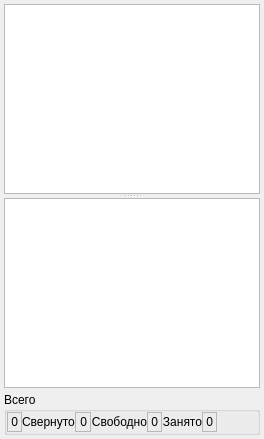
             <widget class="QWidget" name="tabFund">
              <attribute name="title">
               <string>Коечный фонд</string>
              </attribute>
              <layout class="QGridLayout" name="gridLayout_23">
               <property name="margin">
                <number>4</number>
               </property>
               <property name="spacing">
                <number>4</number>
               </property>
               <item row="0" column="0">
                <widget class="QSplitter" name="splitter_8">
                 <property name="orientation">
                  <enum>Qt::Vertical</enum>
                 </property>
                 <widget class="CTableView" name="tblHospitalBeds">
                  <property name="editTriggers">
                   <set>QAbstractItemView::AnyKeyPressed|QAbstractItemView::DoubleClicked|QAbstractItemView::EditKeyPressed|QAbstractItemView::SelectedClicked</set>
                  </property>
                 </widget>
                 <widget class="CInDocTableView" name="tblInvoluteBeds"/>
                </widget>
               </item>
               <item row="1" column="0">
                <widget class="QGroupBox" name="groupBox_2">
                 <property name="title">
                  <string>Всего</string>
                 </property>
                 <layout class="QGridLayout" name="gridLayout">
                  <property name="margin">
                   <number>0</number>
                  </property>
                  <property name="spacing">
                   <number>0</number>
                  </property>
                  <item row="0" column="0">
                   <widget class="QLabel" name="lblTotalValue">
                    <property name="sizePolicy">
                     <sizepolicy hsizetype="MinimumExpanding" vsizetype="Preferred">
                      <horstretch>0</horstretch>
                      <verstretch>0</verstretch>
                     </sizepolicy>
                    </property>
                    <property name="frameShape">
                     <enum>QFrame::StyledPanel</enum>
                    </property>
                    <property name="frameShadow">
                     <enum>QFrame::Sunken</enum>
                    </property>
                    <property name="text">
                     <string>0</string>
                    </property>
                    <property name="alignment">
                     <set>Qt::AlignRight|Qt::AlignTrailing|Qt::AlignVCenter</set>
                    </property>
                   </widget>
                  </item>
                  <item row="0" column="1">
                   <widget class="QLabel" name="lblInvolute">
                    <property name="text">
                     <string>Свернуто</string>
                    </property>
                   </widget>
                  </item>
                  <item row="0" column="2">
                   <widget class="QLabel" name="lblInvoluteValue">
                    <property name="sizePolicy">
                     <sizepolicy hsizetype="MinimumExpanding" vsizetype="Preferred">
                      <horstretch>0</horstretch>
                      <verstretch>0</verstretch>
                     </sizepolicy>
                    </property>
                    <property name="frameShape">
                     <enum>QFrame::StyledPanel</enum>
                    </property>
                    <property name="frameShadow">
                     <enum>QFrame::Sunken</enum>
                    </property>
                    <property name="text">
                     <string>0</string>
                    </property>
                    <property name="alignment">
                     <set>Qt::AlignRight|Qt::AlignTrailing|Qt::AlignVCenter</set>
                    </property>
                   </widget>
                  </item>
                  <item row="0" column="3">
                   <widget class="QLabel" name="lblFree">
                    <property name="text">
                     <string>Свободно</string>
                    </property>
                    <property name="alignment">
                     <set>Qt::AlignRight|Qt::AlignTrailing|Qt::AlignVCenter</set>
                    </property>
                   </widget>
                  </item>
                  <item row="0" column="4">
                   <widget class="QLabel" name="lblFreeValue">
                    <property name="sizePolicy">
                     <sizepolicy hsizetype="MinimumExpanding" vsizetype="Preferred">
                      <horstretch>0</horstretch>
                      <verstretch>0</verstretch>
                     </sizepolicy>
                    </property>
                    <property name="frameShape">
                     <enum>QFrame::StyledPanel</enum>
                    </property>
                    <property name="frameShadow">
                     <enum>QFrame::Sunken</enum>
                    </property>
                    <property name="text">
                     <string>0</string>
                    </property>
                    <property name="alignment">
                     <set>Qt::AlignRight|Qt::AlignTrailing|Qt::AlignVCenter</set>
                    </property>
                   </widget>
                  </item>
                  <item row="0" column="5">
                   <widget class="QLabel" name="lblBusy">
                    <property name="text">
                     <string>Занято</string>
                    </property>
                    <property name="alignment">
                     <set>Qt::AlignRight|Qt::AlignTrailing|Qt::AlignVCenter</set>
                    </property>
                   </widget>
                  </item>
                  <item row="0" column="6">
                   <widget class="QLabel" name="lblBusyValue">
                    <property name="sizePolicy">
                     <sizepolicy hsizetype="MinimumExpanding" vsizetype="Preferred">
                      <horstretch>0</horstretch>
                      <verstretch>0</verstretch>
                     </sizepolicy>
                    </property>
                    <property name="frameShape">
                     <enum>QFrame::StyledPanel</enum>
                    </property>
                    <property name="frameShadow">
                     <enum>QFrame::Sunken</enum>
                    </property>
                    <property name="text">
                     <string>0</string>
                    </property>
                    <property name="alignment">
                     <set>Qt::AlignRight|Qt::AlignTrailing|Qt::AlignVCenter</set>
                    </property>
                   </widget>
                  </item>
                  <item row="0" column="7">
                   <spacer name="horizontalSpacer">
                    <property name="orientation">
                     <enum>Qt::Horizontal</enum>
                    </property>
                    <property name="sizeHint" stdset="0">
                     <size>
                      <width>40</width>
                      <height>20</height>
                     </size>
                    </property>
                   </spacer>
                  </item>
                 </layout>
                </widget>
               </item>
              </layout>
             </widget>
